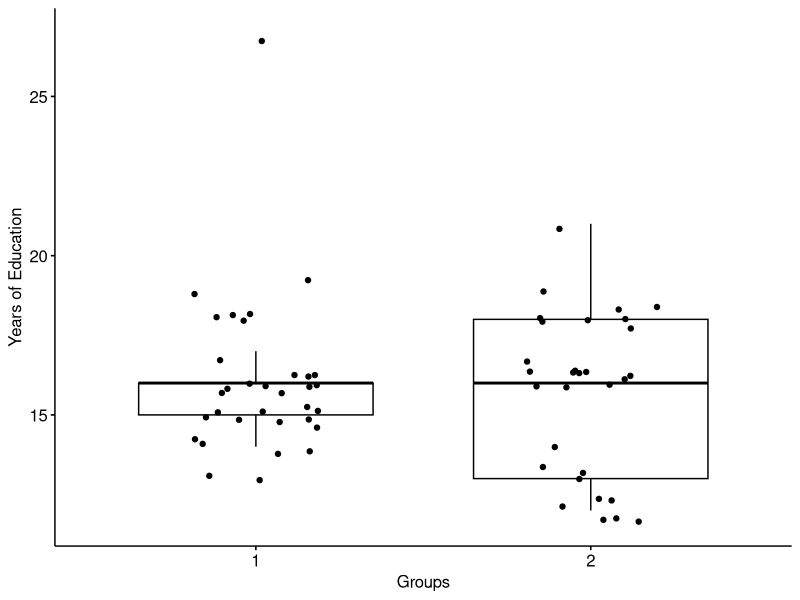
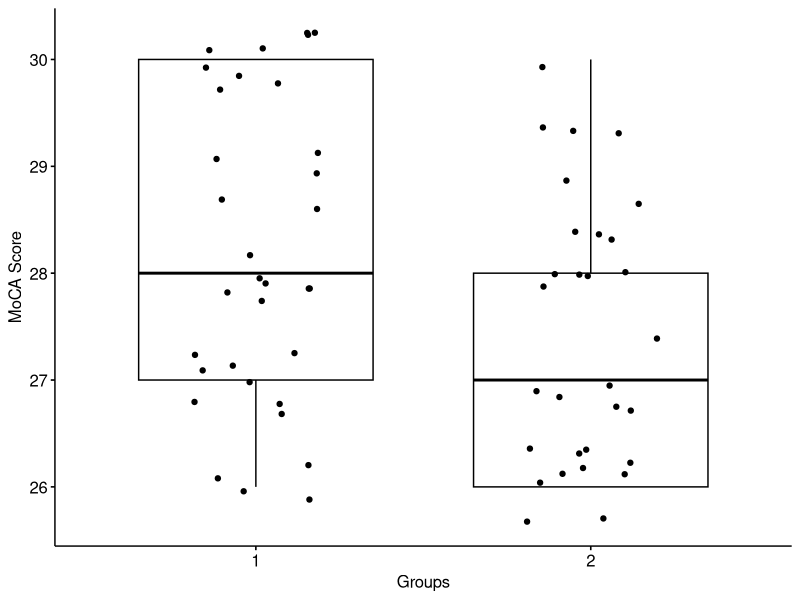

Here is the R script that generated these plots, in order:
# Demo and questionnaire Data
# 9.14.20

# load required packages
library(here)
library(tidyverse)
library(rstatix)
library(ggpubr)

# load source functions

# set hard-coded variables

# load data
dt <- read.csv(here::here('data', 'SocialAL_demo_question_data.csv'))

# remove unused people
dt <- dt[which(dt$Use_in_Analyses == 1),]
dt <- dt[4:29]
dt$AgeGroup_YA1OA2 <- factor(dt$AgeGroup_YA1OA2)

# calc digit span total
dt$Digit.Total = dt$Digit.Span.Forward + dt$Digit.Span.Backward

# numbers in each age group
table(dt$AgeGroup_YA1OA2)

# numbers in each age group
table(dt$AgeGroup_YA1OA2, dt$Gender_0M1F)

# age mean, range by group for text
dt %>% group_by(AgeGroup_YA1OA2) %>% summarize(age_min = min(Age), age_max = max(Age))

#### Make Table ####

# group means ####
means <- dt %>% group_by(AgeGroup_YA1OA2) %>% 
  summarize(
    Age = mean(Age), 
    Education= mean(YearsEdu), 
    SES_USA = mean(SES_USA), 
    SES_Community= mean(SES_Community), 
    PI_Economic = mean(Political.ideology_Economic), 
    PI_Social = mean(Political.ideology_Social), 
    PI_Foreign_Policy = mean(Political.ideology_ForeignPolicy),
    MoCA = mean(MoCA), 
    Digit_Comparison_Correct = mean(Digit.Comparison.Correct), 
    Digit_Comparison_Error = mean(Digit.Comparison.Error),
    Digit_Total = mean(Digit.Total), 
    Shipley = mean(Shipley), 
    SMQ_IS = mean(SMQ_IS), 
    SMQ_ER = mean(SMQ_ER)
  )
rownames(means) <- c("Younger", "Older")
means <- as.data.frame(t(means))
means$Younger <- as.numeric(means$Younger)
means$Older <- as.numeric(means$Older)

# group standard devs ####
sds <- dt %>% group_by(AgeGroup_YA1OA2) %>% 
  summarize(
    Age = sd(Age),
    Education= sd(YearsEdu), 
    SES_USA = sd(SES_USA), 
    SES_Community= sd(SES_Community), 
    PI_Economic = sd(Political.ideology_Economic), 
    PI_Social = sd(Political.ideology_Social), 
    PI_Foreign_Policy = sd(Political.ideology_ForeignPolicy),
    MoCA = sd(MoCA), 
    Digit_Comparison_Correct = sd(Digit.Comparison.Correct), 
    Digit_Comparison_Error = sd(Digit.Comparison.Error),
    Digit_Total = sd(Digit.Total), 
    Shipley = sd(Shipley), 
    SMQ_IS = sd(SMQ_IS), 
    SMQ_ER = sd(SMQ_ER)
  )
rownames(sds) <- c("Younger", "Older")
sds <- as.data.frame(t(sds))
sds$Younger <- as.numeric(sds$Younger)
sds$Older <- as.numeric(sds$Older)

# create table ####
table <- matrix(nrow= nrow(means), ncol = ncol(means) + 3)
for (x in 1:nrow(means)){
  for (y in 1:ncol(means)){
    table[x,y+1] <- paste0(round(means[x,y], 2), ' (', round(sds[x,y], 2), ')')
  }
}
colnames(table) <- c("Variable", "Younger", "Older","t value", "p value")
table <- as.data.frame(table)
table$Variable <- rownames(means)

#### Functions to compare group means ####
# Group comparisons - https://www.datanovia.com/en/lessons/t-test-in-r/

graph <- function(data, variable, variname) {
  # variable and variname need to be in quotes
  ggboxplot(data, x = 'AgeGroup_YA1OA2', y = variable, ylab = variname, xlab = 'Groups', add = 'jitter')
}

compare <- function(data, formula) {
  # formula is the comparison in quotes - e.g. 'age ~ weight'
  ltest <- dt %>% levene_test(as.formula(formula))
  ifelse(ltest$p > 0.05, 
                 ttest <- dt %>% t_test(as.formula(formula), var.equal = TRUE) %>% add_significance(),
                 ttest <- dt %>%  t_test(as.formula(formula), var.equal = FALSE) %>% add_significance()
  )
  return(ttest)
}

add_to_table <- function(table, row, ttest) {
  table[row,4] <- round(ttest$statistic, 2)
  ifelse(ttest$p.signif == 'ns', 
    table[row,5] <- round(ttest$p, 3), 
    table[row,5] <- paste0(round(ttest$p, 3), '*')
  )
  return(table)
}

#### Using functions to add demo comparisons to table ####
# Eduation
graph(dt, 'YearsEdu', 'Years of Education')
ed <- compare(dt, 'YearsEdu ~ AgeGroup_YA1OA2')
table <- add_to_table(table, 3, ed)
rm(ed)

#### Using functions to add neuro comparisons to table ####
# MoCA
graph(dt, 'MoCA', 'MoCA Score')
moca <- compare(dt, 'MoCA ~ AgeGroup_YA1OA2')
table <- add_to_table(table, 9, moca)
rm(moca)


